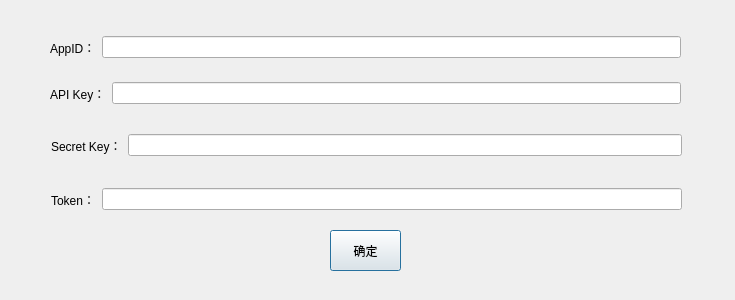
<?xml version="1.0" encoding="UTF-8"?>
<ui version="4.0">
 <class>ModifyWidget</class>
 <widget class="QDialog" name="ModifyWidget">
  <property name="geometry">
   <rect>
    <x>0</x>
    <y>0</y>
    <width>735</width>
    <height>300</height>
   </rect>
  </property>
  <property name="windowTitle">
   <string>修改信息</string>
  </property>
  <widget class="QWidget" name="layoutWidget_4">
   <property name="geometry">
    <rect>
     <x>50</x>
     <y>22</y>
     <width>631</width>
     <height>51</height>
    </rect>
   </property>
   <layout class="QHBoxLayout" name="horizontalLayout_7">
    <item>
     <widget class="QLabel" name="label_7">
      <property name="text">
       <string>AppID：</string>
      </property>
     </widget>
    </item>
    <item>
     <widget class="QLineEdit" name="AppIDLineEdit">
      <property name="font">
       <font>
        <pointsize>5</pointsize>
       </font>
      </property>
     </widget>
    </item>
   </layout>
  </widget>
  <widget class="QPushButton" name="confirmBtn">
   <property name="geometry">
    <rect>
     <x>330</x>
     <y>230</y>
     <width>71</width>
     <height>41</height>
    </rect>
   </property>
   <property name="text">
    <string>确定</string>
   </property>
  </widget>
  <widget class="QWidget" name="layoutWidget_2">
   <property name="geometry">
    <rect>
     <x>50</x>
     <y>68</y>
     <width>631</width>
     <height>51</height>
    </rect>
   </property>
   <layout class="QHBoxLayout" name="horizontalLayout_6">
    <item>
     <widget class="QLabel" name="label_6">
      <property name="text">
       <string>API Key：</string>
      </property>
     </widget>
    </item>
    <item>
     <widget class="QLineEdit" name="APIKLineEdit"/>
    </item>
   </layout>
  </widget>
  <widget class="QWidget" name="layoutWidget_3">
   <property name="geometry">
    <rect>
     <x>51</x>
     <y>120</y>
     <width>631</width>
     <height>51</height>
    </rect>
   </property>
   <layout class="QHBoxLayout" name="horizontalLayout_10">
    <item>
     <widget class="QLabel" name="label_10">
      <property name="text">
       <string>Secret Key：</string>
      </property>
     </widget>
    </item>
    <item>
     <widget class="QLineEdit" name="SKLineEdit"/>
    </item>
   </layout>
  </widget>
  <widget class="QWidget" name="layoutWidget_5">
   <property name="geometry">
    <rect>
     <x>51</x>
     <y>179</y>
     <width>631</width>
     <height>41</height>
    </rect>
   </property>
   <layout class="QHBoxLayout" name="horizontalLayout_9">
    <item>
     <widget class="QLabel" name="label_9">
      <property name="text">
       <string>Token：</string>
      </property>
     </widget>
    </item>
    <item>
     <widget class="QLineEdit" name="TokenLineEdit"/>
    </item>
   </layout>
  </widget>
 </widget>
 <resources/>
 <connections/>
</ui>
